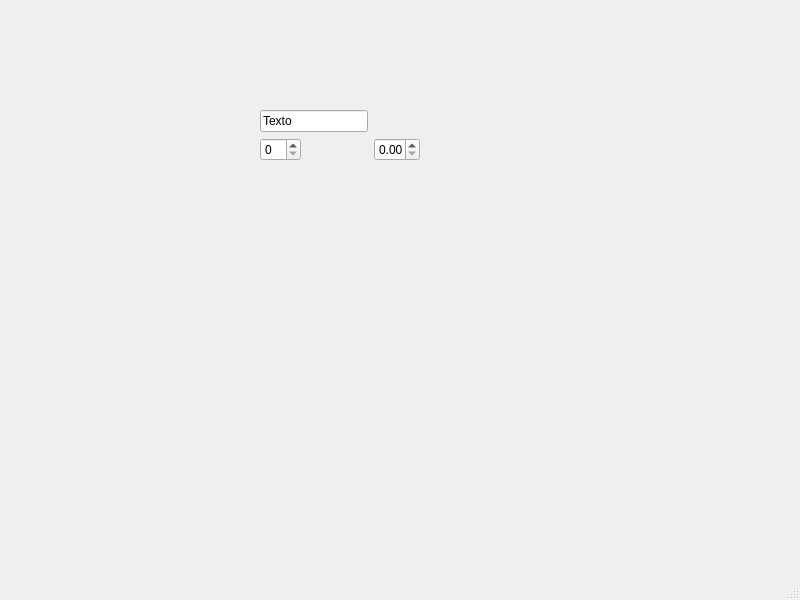
<?xml version="1.0" encoding="UTF-8"?>
<ui version="4.0">
 <class>MainWindow</class>
 <widget class="QMainWindow" name="MainWindow">
  <property name="geometry">
   <rect>
    <x>0</x>
    <y>0</y>
    <width>800</width>
    <height>600</height>
   </rect>
  </property>
  <property name="windowTitle">
   <string>MainWindow</string>
  </property>
  <widget class="QWidget" name="centralwidget">
   <widget class="QWidget" name="formLayoutWidget">
    <property name="geometry">
     <rect>
      <x>260</x>
      <y>110</y>
      <width>160</width>
      <height>80</height>
     </rect>
    </property>
    <layout class="QFormLayout" name="formLayout">
     <item row="0" column="0">
      <widget class="QLineEdit" name="lineEdit">
       <property name="text">
        <string>Texto</string>
       </property>
      </widget>
     </item>
     <item row="1" column="0">
      <widget class="QSpinBox" name="spinBox"/>
     </item>
     <item row="1" column="1">
      <widget class="QDoubleSpinBox" name="doubleSpinBox"/>
     </item>
    </layout>
   </widget>
  </widget>
  <widget class="QMenuBar" name="menubar">
   <property name="geometry">
    <rect>
     <x>0</x>
     <y>0</y>
     <width>800</width>
     <height>33</height>
    </rect>
   </property>
  </widget>
  <widget class="QStatusBar" name="statusbar"/>
 </widget>
 <resources/>
 <connections/>
</ui>
